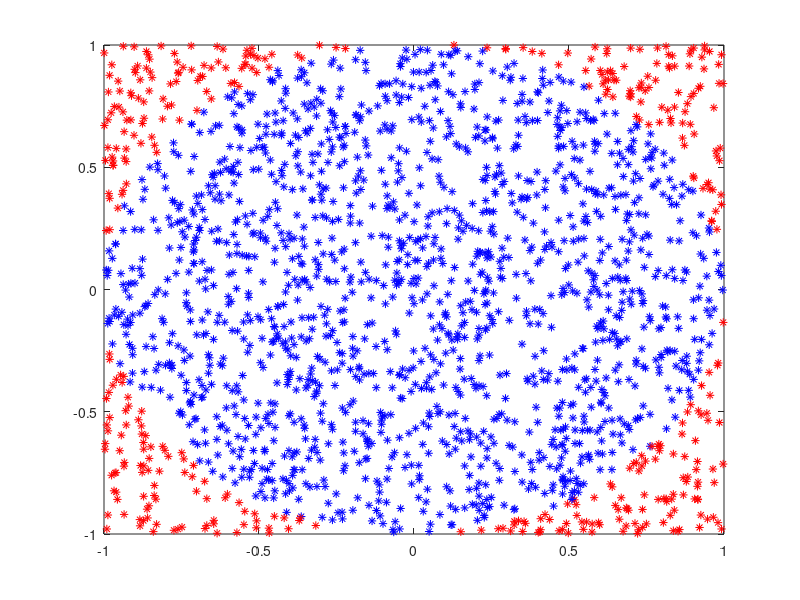

This figure's MATLAB source:

c=0;    
for i=1:2000
        x=2*rand - 1;
        y=2*rand - 1;
     if(x^2+y^2<=1)
            c=c+1;
            plot(x,y,'b*')
hold on
     else
         plot(x,y,'r*')
         hold on
    end
  
end
 pie=4*c/2000